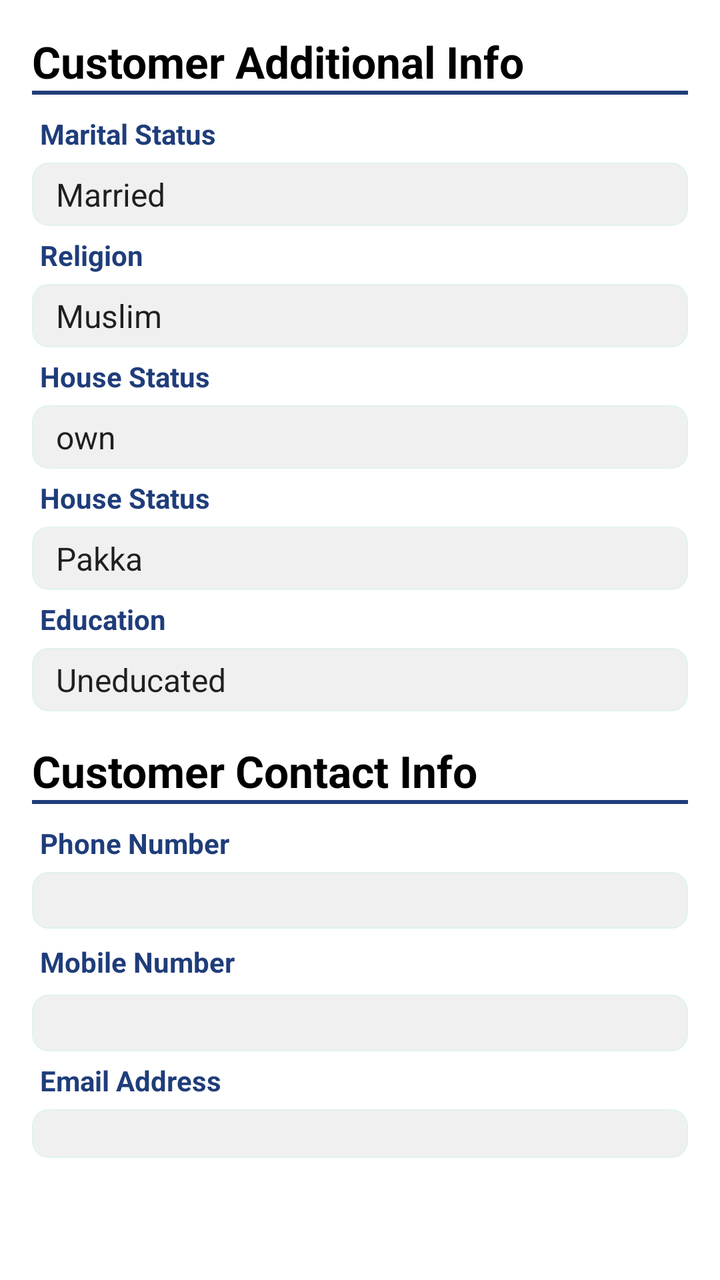
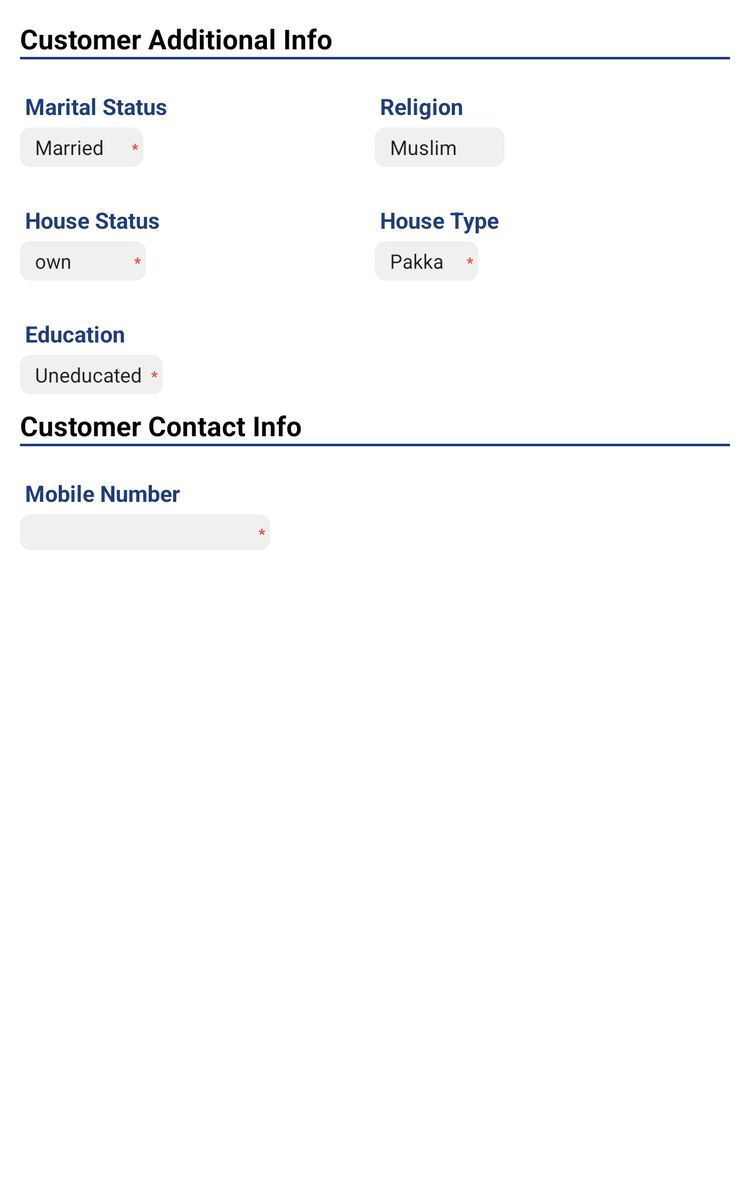

The same Android screen from two of the app's own layout files: first res/layout/ as a phone draws it, then the repository's variant for another configuration, drawn on a device whose configuration selects that folder. Both files follow.
<!-- AndroidManifest.xml: application theme AppTheme -->
<!-- res/layout/fragment_customer_additional_info.xml -->
<?xml version="1.0" encoding="utf-8"?>
<ScrollView xmlns:android="http://schemas.android.com/apk/res/android"
    android:layout_width="match_parent"
    android:layout_height="match_parent"
    android:background="@android:color/white"
    android:orientation="vertical">
    <LinearLayout
        android:orientation="vertical"
        android:padding="16dp"
        android:layout_width="match_parent"
        android:layout_height="wrap_content">
        <TextView
            android:textColor="@android:color/black"
            android:textSize="22sp"
            android:textStyle="bold"
            android:text="Customer Additional Info"
            android:layout_width="wrap_content"
            android:layout_height="wrap_content" />

        <View
            android:layout_marginBottom="10dp"
            android:background="@color/colorPrimaryDark"
            android:layout_width="match_parent"
            android:layout_height="2dp"></View>

        <TextView
            android:layout_width="wrap_content"
            android:layout_height="wrap_content"
            android:layout_marginBottom="5dp"
            android:layout_marginStart="4dp"
            android:text="Marital Status"
            android:textColor="@color/colorPrimaryDark"
            android:textStyle="bold" />

        <Spinner
            android:id="@+id/maritalSpin"
            android:layout_width="match_parent"
            android:layout_height="wrap_content"
            android:layout_marginBottom="5dp"
            android:background="@drawable/edittext_background"
            android:entries="@array/marital_status"
            android:paddingBottom="5dp"
            android:paddingEnd="4dp"
            android:paddingStart="4dp"
            android:paddingTop="5dp" />


        <TextView
            android:layout_width="wrap_content"
            android:layout_height="wrap_content"
            android:layout_marginBottom="5dp"
            android:layout_marginStart="4dp"
            android:text="Religion"
            android:textColor="@color/colorPrimaryDark"
            android:textStyle="bold" />

        <Spinner
            android:id="@+id/religionSpin"
            android:layout_width="match_parent"
            android:layout_height="wrap_content"
            android:layout_marginBottom="5dp"
            android:background="@drawable/edittext_background"
            android:entries="@array/religion"
            android:paddingBottom="5dp"
            android:paddingEnd="4dp"
            android:paddingStart="4dp"
            android:paddingTop="5dp" />


        <TextView
            android:layout_width="wrap_content"
            android:layout_height="wrap_content"
            android:layout_marginBottom="5dp"
            android:layout_marginStart="4dp"
            android:text="House Status"
            android:textColor="@color/colorPrimaryDark"
            android:textStyle="bold" />

        <Spinner
            android:id="@+id/houseStatusSpin"
            android:layout_width="match_parent"
            android:layout_height="wrap_content"
            android:layout_marginBottom="5dp"
            android:background="@drawable/edittext_background"
            android:entries="@array/house_status"
            android:paddingBottom="5dp"
            android:paddingEnd="4dp"
            android:paddingStart="4dp"
            android:paddingTop="5dp" />

        <TextView
            android:layout_width="wrap_content"
            android:layout_height="wrap_content"
            android:layout_marginBottom="5dp"
            android:layout_marginStart="4dp"
            android:text="House Status"
            android:textColor="@color/colorPrimaryDark"
            android:textStyle="bold" />

        <Spinner
            android:id="@+id/houseTypeSpin"
            android:layout_width="match_parent"
            android:layout_height="wrap_content"
            android:layout_marginBottom="5dp"
            android:background="@drawable/edittext_background"
            android:entries="@array/house_type"
            android:paddingBottom="5dp"
            android:paddingEnd="4dp"
            android:paddingStart="4dp"
            android:paddingTop="5dp" />

        <TextView
            android:layout_width="wrap_content"
            android:layout_height="wrap_content"
            android:layout_marginBottom="5dp"
            android:layout_marginStart="4dp"
            android:text="Education"
            android:textColor="@color/colorPrimaryDark"
            android:textStyle="bold" />

        <Spinner
            android:id="@+id/educationSpin"
            android:layout_width="match_parent"
            android:layout_height="wrap_content"
            android:layout_marginBottom="5dp"
            android:background="@drawable/edittext_background"
            android:entries="@array/education"
            android:paddingBottom="5dp"
            android:paddingEnd="4dp"
            android:paddingStart="4dp"
            android:paddingTop="5dp" />

        <TextView
            android:textColor="@android:color/black"
            android:layout_marginTop="10dp"
            android:textSize="22sp"
            android:textStyle="bold"
            android:text="Customer Contact Info"
            android:layout_width="wrap_content"
            android:layout_height="wrap_content" />
        <View
            android:layout_marginBottom="10dp"
            android:background="@color/colorPrimaryDark"
            android:layout_width="match_parent"
            android:layout_height="2dp"></View>

        <TextView
            android:layout_width="wrap_content"
            android:layout_height="wrap_content"
            android:layout_marginBottom="5dp"
            android:layout_marginStart="4dp"
            android:text="Phone Number"
            android:textColor="@color/colorPrimaryDark"
            android:textStyle="bold" />

        <EditText
            android:paddingTop="2dp"
            android:paddingBottom="2dp"
            android:id="@+id/phoneEdt"
            android:layout_width="match_parent"
            android:layout_height="wrap_content"
            android:layout_marginBottom="5dp"
            android:background="@drawable/edittext_background"
            android:paddingEnd="4dp"
            android:paddingStart="4dp" />

        <TextView
            android:paddingTop="2dp"
            android:paddingBottom="2dp"
            android:layout_width="wrap_content"
            android:layout_height="wrap_content"
            android:layout_marginBottom="5dp"
            android:layout_marginStart="4dp"
            android:text="Mobile Number"
            android:textColor="@color/colorPrimaryDark"
            android:textStyle="bold" />

        <EditText
            android:paddingTop="2dp"
            android:paddingBottom="2dp"
            android:id="@+id/mobileEdt"
            android:layout_width="match_parent"
            android:layout_height="wrap_content"
            android:layout_marginBottom="5dp"
            android:background="@drawable/edittext_background"
            android:paddingEnd="4dp"
            android:paddingStart="4dp" />
        <TextView
            android:layout_width="wrap_content"
            android:layout_height="wrap_content"
            android:layout_marginBottom="5dp"
            android:layout_marginStart="4dp"
            android:text="Email Address"
            android:textColor="@color/colorPrimaryDark"
            android:textStyle="bold" />

        <EditText

            android:id="@+id/emailEdt"
            android:layout_width="match_parent"
            android:layout_height="wrap_content"
            android:layout_marginBottom="5dp"
            android:background="@drawable/edittext_background"
            android:paddingEnd="4dp"
            android:paddingStart="4dp" />



    </LinearLayout>



</ScrollView>
<!-- resources referenced by this layout -->
<resources>
  <string-array name="education">
          <item>Uneducated</item>
          <item>Primary</item>
          <item>Middle</item>
          <item>Matric</item>
          <item>Intermediate</item>
          <item>Graduate</item>
          <item>Masters</item>
          <item>Above</item>
      </string-array>
  <string-array name="house_status">
          <item>own</item>
          <item>Rented</item>
          <item>Temporary</item>
          <item>Shared</item>
      </string-array>
  <string-array name="house_type">
          <item>Pakka</item>
          <item>Katcha</item>
          <item>Medium</item>
      </string-array>
  <string-array name="marital_status">
          <item>Married</item>
          <item>Unmarried</item>
          <item>Divorced</item>
          <item>Widow</item>
      </string-array>
  <string-array name="religion">
          <item>Muslim</item>
          <item>Non-Muslim</item>
          <item>Christian</item>
          <item>Hindu</item>
          <item>Sikh</item>
          <item>Parsi</item>
          <item>Buddhist</item>
          <item>Jewish</item>
          <item>Other</item>
  
      </string-array>
  <color name="colorPrimaryDark">#1F3D7A</color>
  <!-- drawable edittext_background (drawable) -->
  <?xml version="1.0" encoding="utf-8"?>
  <shape xmlns:android="http://schemas.android.com/apk/res/android">
      <solid android:color="@color/color_edt_bg" />
      <stroke android:width="0.7dp" android:color="@color/containerColor" />
      <corners android:radius="8dp">
  
      </corners>
  </shape>
  <style name="AppTheme" parent="AppTheme.base" />
  <color name="color_edt_bg">#f0f0f0</color>
  <color name="containerColor">#E0F2F1</color>
  <style name="AppTheme.base" parent="Theme.AppCompat.Light.NoActionBar">
          
          <item name="colorPrimary">@color/colorPrimary</item>
          <item name="colorPrimaryDark">@color/colorPrimaryDark</item>
          <item name="colorAccent">@color/colorAccent</item>
          <item name="drawerArrowStyle">@style/DrawerArrowStyle</item>
  
  
      </style>
  <color name="colorPrimary">#2F8CD5</color>
  <color name="colorAccent">#2F8CD5</color>
  <style name="DrawerArrowStyle" parent="@style/Widget.AppCompat.DrawerArrowToggle">
          <item name="spinBars">true</item>
          <item name="color">@android:color/black</item>
      </style>
</resources>
<!-- res/layout-sw600dp/fragment_customer_additional_info.xml (the repository's variant of the layout above) -->
<!-- drawn on a 7-inch tablet held upright -->
<?xml version="1.0" encoding="utf-8"?>
<ScrollView xmlns:android="http://schemas.android.com/apk/res/android"
    android:layout_width="match_parent"
    android:layout_height="match_parent"
    android:background="@android:color/white"
    android:orientation="vertical">

    <LinearLayout
        android:layout_width="match_parent"
        android:layout_height="wrap_content"
        android:orientation="vertical"
        android:padding="16dp">


        <TextView
            android:layout_width="wrap_content"
            android:layout_height="wrap_content"
            android:text="Customer Additional Info"

            android:textColor="@android:color/black"
            android:textSize="22sp"
            android:textStyle="bold" />

        <View
            android:layout_width="match_parent"
            android:layout_height="2dp"
            android:layout_marginBottom="10dp"
            android:background="@color/colorPrimaryDark"></View>

        <LinearLayout
            android:layout_width="match_parent"
            android:layout_height="wrap_content"
            android:layout_marginBottom="15dp"
            android:layout_marginTop="15dp"
            android:orientation="horizontal"
            android:weightSum="2">

            <LinearLayout
                android:layout_width="0dp"
                android:layout_height="wrap_content"
                android:layout_weight="1"
                android:orientation="vertical">

                <TextView
                    android:layout_width="wrap_content"
                    android:layout_height="wrap_content"
                    android:layout_marginBottom="5dp"
                    android:layout_marginStart="4dp"
                    android:text="Marital Status"
                    android:textColor="@color/colorPrimaryDark"
                    android:textSize="18sp"
                    android:textStyle="bold" />

                <Spinner
                    android:id="@+id/maritalSpin"
                    android:layout_width="wrap_content"
                    android:layout_height="wrap_content"
                    android:background="@drawable/spinner_bg_1"
                    android:entries="@array/marital_status"
                    android:paddingBottom="5dp"
                    android:paddingEnd="4dp"
                    android:paddingStart="4dp"
                    android:paddingTop="5dp" />

            </LinearLayout>

            <LinearLayout
                android:layout_width="0dp"
                android:layout_height="wrap_content"
                android:layout_weight="1"
                android:orientation="vertical">

                <TextView
                    android:layout_width="wrap_content"
                    android:layout_height="wrap_content"
                    android:layout_marginBottom="5dp"
                    android:layout_marginStart="4dp"
                    android:text="Religion"
                    android:textColor="@color/colorPrimaryDark"
                    android:textSize="18sp"
                    android:textStyle="bold" />

                <Spinner
                    android:id="@+id/religionSpin"
                    android:layout_width="wrap_content"
                    android:layout_height="wrap_content"
                    android:background="@drawable/edittext_background"
                    android:entries="@array/religion"
                    android:drawableRight="@drawable/ic_red_star"
                    android:paddingBottom="5dp"
                    android:paddingEnd="4dp"
                    android:paddingStart="4dp"
                    android:paddingTop="5dp" />
            </LinearLayout>

        </LinearLayout>


        <LinearLayout
            android:layout_width="match_parent"
            android:layout_height="wrap_content"
            android:layout_marginBottom="15dp"
            android:layout_marginTop="15dp"
            android:orientation="horizontal"
            android:weightSum="2">

            <LinearLayout
                android:layout_width="0dp"
                android:layout_height="wrap_content"
                android:layout_weight="1"
                android:orientation="vertical">

                <TextView
                    android:layout_width="wrap_content"
                    android:layout_height="wrap_content"
                    android:layout_marginBottom="5dp"
                    android:layout_marginStart="4dp"
                    android:text="House Status"
                    android:textColor="@color/colorPrimaryDark"
                    android:textSize="18sp"
                    android:textStyle="bold" />

                <Spinner
                    android:id="@+id/houseStatusSpin"
                    android:layout_width="wrap_content"
                    android:layout_height="wrap_content"
                    android:background="@drawable/spinner_bg_1"
                    android:entries="@array/house_status"
                    android:paddingBottom="5dp"
                    android:paddingEnd="4dp"
                    android:paddingStart="4dp"
                    android:paddingTop="5dp" />

            </LinearLayout>

            <LinearLayout
                android:layout_width="0dp"
                android:layout_height="wrap_content"
                android:layout_weight="1"
                android:orientation="vertical">

                <TextView
                    android:layout_width="wrap_content"
                    android:layout_height="wrap_content"
                    android:layout_marginBottom="5dp"
                    android:layout_marginStart="4dp"
                    android:text="House Type"
                    android:textColor="@color/colorPrimaryDark"
                    android:textSize="18sp"
                    android:textStyle="bold" />

                <Spinner
                    android:id="@+id/houseTypeSpin"
                    android:layout_width="wrap_content"
                    android:layout_height="wrap_content"
                    android:background="@drawable/spinner_bg_1"
                    android:entries="@array/house_type"
                    android:paddingBottom="5dp"
                    android:paddingEnd="4dp"
                    android:paddingStart="4dp"
                    android:paddingTop="5dp" />

            </LinearLayout>
        </LinearLayout>


        <TextView
            android:layout_width="wrap_content"
            android:layout_height="wrap_content"
            android:layout_marginBottom="5dp"
            android:layout_marginStart="4dp"
            android:layout_marginTop="15dp"
            android:text="Education"
            android:textColor="@color/colorPrimaryDark"
            android:textSize="18sp"
            android:textStyle="bold" />

        <Spinner
            android:id="@+id/educationSpin"
            android:layout_width="wrap_content"
            android:layout_height="wrap_content"
            android:background="@drawable/spinner_bg_1"
            android:entries="@array/education"
            android:paddingBottom="5dp"
            android:paddingEnd="4dp"
            android:paddingStart="4dp"
            android:paddingTop="5dp" />


        <TextView
            android:layout_width="wrap_content"
            android:layout_height="wrap_content"
            android:layout_marginTop="10dp"
            android:text="Customer Contact Info"
            android:textColor="@android:color/black"
            android:textSize="22sp"
            android:textStyle="bold" />

        <View
            android:layout_width="match_parent"
            android:layout_height="2dp"
            android:layout_marginBottom="10dp"
            android:background="@color/colorPrimaryDark"></View>




        <TextView
            android:layout_width="wrap_content"
            android:layout_height="wrap_content"
            android:layout_marginTop="15dp"
            android:layout_marginBottom="5dp"
            android:layout_marginStart="4dp"
            android:text="Mobile Number"
            android:textColor="@color/colorPrimaryDark"
            android:textSize="18sp"
            android:textStyle="bold" />

        <EditText
            android:maxLength="11"
            android:inputType="number"
            android:id="@+id/mobileEdt"
            android:layout_width="200dp"
            android:layout_height="wrap_content"
            android:background="@drawable/edittext_background"
            android:drawableRight="@drawable/ic_red_star"
            android:paddingBottom="2dp"
            android:paddingEnd="4dp"
            android:paddingStart="4dp"
            android:paddingTop="2dp" />

        

    </LinearLayout>




</ScrollView>
<!-- resources referenced by the variant -->
<!-- as a 7-inch tablet held upright resolves them -->
<resources>
  <string-array name="education">
          <item>Uneducated</item>
          <item>Primary</item>
          <item>Middle</item>
          <item>Matric</item>
          <item>Intermediate</item>
          <item>Graduate</item>
          <item>Masters</item>
          <item>Above</item>
      </string-array>
  <string-array name="house_status">
          <item>own</item>
          <item>Rented</item>
          <item>Temporary</item>
          <item>Shared</item>
      </string-array>
  <string-array name="house_type">
          <item>Pakka</item>
          <item>Katcha</item>
          <item>Medium</item>
      </string-array>
  <string-array name="marital_status">
          <item>Married</item>
          <item>Unmarried</item>
          <item>Divorced</item>
          <item>Widow</item>
      </string-array>
  <string-array name="religion">
          <item>Muslim</item>
          <item>Non-Muslim</item>
          <item>Christian</item>
          <item>Hindu</item>
          <item>Sikh</item>
          <item>Parsi</item>
          <item>Buddhist</item>
          <item>Jewish</item>
          <item>Other</item>
  
      </string-array>
  <color name="colorPrimaryDark">#1F3D7A</color>
  <!-- drawable edittext_background (drawable) -->
  <?xml version="1.0" encoding="utf-8"?>
  <shape xmlns:android="http://schemas.android.com/apk/res/android">
      <solid android:color="@color/color_edt_bg" />
      <stroke android:width="0.7dp" android:color="@color/containerColor" />
      <corners android:radius="8dp">
  
      </corners>
  </shape>
  <!-- drawable ic_red_star: png bitmap (drawable-hdpi, 272 bytes) -->
  <!-- drawable spinner_bg_1 (drawable) -->
  <?xml version="1.0" encoding="utf-8"?>
  <selector xmlns:android="http://schemas.android.com/apk/res/android">
      <item>
  
          <layer-list>
              <item>
                  <shape>
                      <solid android:color="@color/color_edt_bg" />
                      <stroke android:width="0.7dp" android:color="@color/containerColor" android:paddingEnd="4dp" />
                      <corners android:radius="8dp"></corners>
                      <padding android:left="4dp" android:right="4dp" />
                  </shape>
  
              </item>
  
              <item>
  
                  <bitmap android:gravity="center|right"
                      android:src="@drawable/ic_red_star" />
  
  
              </item>
          </layer-list>
      </item>
  </selector>
  <style name="AppTheme" parent="AppTheme.base" />
  <color name="color_edt_bg">#f0f0f0</color>
  <color name="containerColor">#E0F2F1</color>
  <style name="AppTheme.base" parent="Theme.AppCompat.Light.NoActionBar">
          
          <item name="colorPrimary">@color/colorPrimary</item>
          <item name="colorPrimaryDark">@color/colorPrimaryDark</item>
          <item name="colorAccent">@color/colorAccent</item>
          <item name="drawerArrowStyle">@style/DrawerArrowStyle</item>
  
  
      </style>
  <color name="colorPrimary">#2F8CD5</color>
  <color name="colorAccent">#2F8CD5</color>
  <style name="DrawerArrowStyle" parent="@style/Widget.AppCompat.DrawerArrowToggle">
          <item name="spinBars">true</item>
          <item name="color">@android:color/black</item>
      </style>
</resources>
